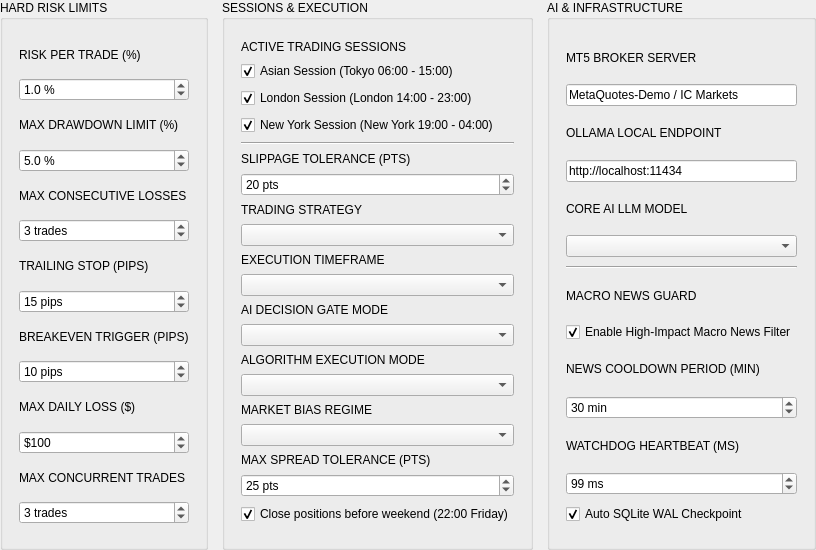
    <widget class="QWidget" name="scrollSettingsContent">
     <layout class="QHBoxLayout" name="horizontalLayout_settings">
      <property name="spacing"><number>14</number></property>
      <property name="leftMargin"><number>0</number></property>
      <property name="topMargin"><number>0</number></property>
      <property name="rightMargin"><number>0</number></property>
      <property name="bottomMargin"><number>0</number></property>

      
      <item>
       <widget class="QGroupBox" name="groupRiskLimits">
        <property name="title"><string>HARD RISK LIMITS</string></property>
        <layout class="QVBoxLayout" name="layoutRiskLimits">
         <property name="spacing"><number>9</number></property>
         <property name="leftMargin"><number>16</number></property>
         <property name="topMargin"><number>20</number></property>
         <property name="rightMargin"><number>16</number></property>
         <property name="bottomMargin"><number>16</number></property>

         <item>
          <widget class="QLabel"><property name="text"><string>RISK PER TRADE (%)</string></property><property name="class"><string>settingLabel</string></property></widget>
         </item>
         <item>
          <widget class="QDoubleSpinBox" name="spinRiskPerTrade">
           <property name="suffix"><string> %</string></property>
           <property name="singleStep"><double>0.1</double></property>
           <property name="value"><double>1.0</double></property>
           <property name="minimum"><double>0.1</double></property>
           <property name="maximum"><double>100.0</double></property>
          <property name="decimals"><number>1</number></property></widget>
         </item>

         <item>
          <widget class="QLabel"><property name="text"><string>MAX DRAWDOWN LIMIT (%)</string></property><property name="class"><string>settingLabel</string></property></widget>
         </item>
         <item>
          <widget class="QDoubleSpinBox" name="spinMaxDrawdown">
           <property name="suffix"><string> %</string></property>
           <property name="singleStep"><double>0.5</double></property>
           <property name="value"><double>5.0</double></property>
           <property name="minimum"><double>0.5</double></property>
           <property name="maximum"><double>100.0</double></property>
          <property name="decimals"><number>1</number></property></widget>
         </item>

         <item>
          <widget class="QLabel"><property name="text"><string>MAX CONSECUTIVE LOSSES</string></property><property name="class"><string>settingLabel</string></property></widget>
         </item>
         <item>
          <widget class="QSpinBox" name="spinMaxLosingStreak">
           <property name="suffix"><string> trades</string></property>
           <property name="value"><number>3</number></property>
           <property name="minimum"><number>1</number></property>
           <property name="maximum"><number>20</number></property>
          </widget>
         </item>

         <item>
          <widget class="QLabel"><property name="text"><string>TRAILING STOP (PIPS)</string></property><property name="class"><string>settingLabel</string></property></widget>
         </item>
         <item>
          <widget class="QSpinBox" name="spinTrailingPips">
           <property name="suffix"><string> pips</string></property>
           <property name="value"><number>15</number></property>
           <property name="minimum"><number>0</number></property>
           <property name="maximum"><number>500</number></property>
          </widget>
         </item>

         <item>
          <widget class="QLabel"><property name="text"><string>BREAKEVEN TRIGGER (PIPS)</string></property><property name="class"><string>settingLabel</string></property></widget>
         </item>
         <item>
          <widget class="QSpinBox" name="spinBreakevenPips">
           <property name="suffix"><string> pips</string></property>
           <property name="value"><number>10</number></property>
           <property name="minimum"><number>0</number></property>
           <property name="maximum"><number>500</number></property>
          </widget>
         </item>

         <item><widget class="QLabel"><property name="text"><string>MAX DAILY LOSS ($)</string></property><property name="class"><string>settingLabel</string></property></widget></item><item><widget class="QDoubleSpinBox" name="spinMaxDailyLoss"><property name="prefix"><string>$</string></property><property name="value"><number>500</number></property><property name="maximum"><number>50000</number></property><property name="minimum"><number>50</number></property><property name="decimals"><number>0</number></property></widget></item><item><widget class="QLabel"><property name="text"><string>MAX CONCURRENT TRADES</string></property><property name="class"><string>settingLabel</string></property></widget></item><item><widget class="QSpinBox" name="spinMaxOpenTrades"><property name="suffix"><string> trades</string></property><property name="value"><number>3</number></property><property name="minimum"><number>1</number></property><property name="maximum"><number>20</number></property></widget></item><item><spacer><property name="orientation"><enum>Qt::Vertical</enum></property></spacer></item>
        </layout>
       </widget>
      </item>

      
      <item>
       <widget class="QGroupBox" name="groupSessions">
        <property name="title"><string>SESSIONS &amp;&amp; EXECUTION</string></property>
        <layout class="QVBoxLayout" name="layoutSessions">
         <property name="spacing"><number>7</number></property>
         <property name="leftMargin"><number>16</number></property>
         <property name="topMargin"><number>20</number></property>
         <property name="rightMargin"><number>16</number></property>
         <property name="bottomMargin"><number>16</number></property>

         <item>
          <widget class="QLabel"><property name="text"><string>ACTIVE TRADING SESSIONS</string></property><property name="class"><string>settingLabel</string></property></widget>
         </item>
         <item>
          <widget class="QCheckBox" name="chkSessionAsian">
           <property name="text"><string>Asian Session (Tokyo 06:00 - 15:00)</string></property>
           <property name="checked"><bool>true</bool></property>
          </widget>
         </item>
         <item>
          <widget class="QCheckBox" name="chkSessionLondon">
           <property name="text"><string>London Session (London 14:00 - 23:00)</string></property>
           <property name="checked"><bool>true</bool></property>
          </widget>
         </item>
         <item>
          <widget class="QCheckBox" name="chkSessionNY">
           <property name="text"><string>New York Session (New York 19:00 - 04:00)</string></property>
           <property name="checked"><bool>true</bool></property>
          </widget>
         </item>

         <item>
          <widget class="QFrame">
           <property name="frameShape"><enum>QFrame::HLine</enum></property>
           <property name="frameShadow"><enum>QFrame::Sunken</enum></property>
          </widget>
         </item>

         <item>
          <widget class="QLabel"><property name="text"><string>SLIPPAGE TOLERANCE (PTS)</string></property><property name="class"><string>settingLabel</string></property></widget>
         </item>
         <item>
          <widget class="QSpinBox" name="spinSlippage">
           <property name="suffix"><string> pts</string></property>
           <property name="value"><number>20</number></property>
           <property name="minimum"><number>0</number></property>
           <property name="maximum"><number>200</number></property>
          </widget>
         </item>

         <item>
          <widget class="QLabel"><property name="text"><string>TRADING STRATEGY</string></property><property name="class"><string>settingLabel</string></property></widget>
         </item>
         <item>
          <widget class="QComboBox" name="comboStrategy" />
         </item>

         <item>
          <widget class="QLabel"><property name="text"><string>EXECUTION TIMEFRAME</string></property><property name="class"><string>settingLabel</string></property></widget>
         </item>
         <item>
          <widget class="QComboBox" name="comboTimeframe" />
         </item>

         <item>
          <widget class="QLabel"><property name="text"><string>AI DECISION GATE MODE</string></property><property name="class"><string>settingLabel</string></property></widget>
         </item>
         <item>
          <widget class="QComboBox" name="comboGateMode" />
         </item>

         <item>
          <widget class="QLabel"><property name="text"><string>ALGORITHM EXECUTION MODE</string></property><property name="class"><string>settingLabel</string></property></widget>
         </item>
         <item>
          <widget class="QComboBox" name="comboExecutionMode" />
         </item>

         <item>
          <widget class="QLabel"><property name="text"><string>MARKET BIAS REGIME</string></property><property name="class"><string>settingLabel</string></property></widget>
         </item>
         <item>
          <widget class="QComboBox" name="comboBias" />
         </item>

         <item><widget class="QLabel"><property name="text"><string>MAX SPREAD TOLERANCE (PTS)</string></property><property name="class"><string>settingLabel</string></property></widget></item><item><widget class="QSpinBox" name="spinMaxSpread"><property name="suffix"><string> pts</string></property><property name="value"><number>25</number></property><property name="minimum"><number>1</number></property><property name="maximum"><number>200</number></property></widget></item><item><widget class="QCheckBox" name="chkCloseFriday"><property name="text"><string>Close positions before weekend (22:00 Friday)</string></property><property name="checked"><bool>true</bool></property></widget></item><item><spacer><property name="orientation"><enum>Qt::Vertical</enum></property></spacer></item>
        </layout>
       </widget>
      </item>

      
      <item>
       <widget class="QGroupBox" name="groupInfrastructure">
        <property name="title"><string>AI &amp;&amp; INFRASTRUCTURE</string></property>
        <layout class="QVBoxLayout" name="layoutInfrastructure">
         <property name="spacing"><number>9</number></property>
         <property name="leftMargin"><number>16</number></property>
         <property name="topMargin"><number>20</number></property>
         <property name="rightMargin"><number>16</number></property>
         <property name="bottomMargin"><number>16</number></property>

         <item>
          <widget class="QLabel"><property name="text"><string>MT5 BROKER SERVER</string></property><property name="class"><string>settingLabel</string></property></widget>
         </item>
         <item>
          <widget class="QLineEdit" name="editMt5Server">
           <property name="text"><string>MetaQuotes-Demo / IC Markets</string></property>
           <property name="readOnly"><bool>true</bool></property>
          </widget>
         </item>

         <item>
          <widget class="QLabel"><property name="text"><string>OLLAMA LOCAL ENDPOINT</string></property><property name="class"><string>settingLabel</string></property></widget>
         </item>
         <item>
          <widget class="QLineEdit" name="editOllamaEndpoint">
           <property name="text"><string>http://localhost:11434</string></property>
          </widget>
         </item>

         <item>
          <widget class="QLabel"><property name="text"><string>CORE AI LLM MODEL</string></property><property name="class"><string>settingLabel</string></property></widget>
         </item>
         <item>
          <widget class="QComboBox" name="comboAIModel" />
         </item>

         <item>
          <widget class="QFrame">
           <property name="frameShape"><enum>QFrame::HLine</enum></property>
           <property name="frameShadow"><enum>QFrame::Sunken</enum></property>
          </widget>
         </item>

         <item>
          <widget class="QLabel"><property name="text"><string>MACRO NEWS GUARD</string></property><property name="class"><string>settingLabel</string></property></widget>
         </item>
         <item>
          <widget class="QCheckBox" name="chkNewsFilter">
           <property name="text"><string>Enable High-Impact Macro News Filter</string></property>
           <property name="checked"><bool>true</bool></property>
          </widget>
         </item>

         <item>
          <widget class="QLabel"><property name="text"><string>NEWS COOLDOWN PERIOD (MIN)</string></property><property name="class"><string>settingLabel</string></property></widget>
         </item>
         <item>
          <widget class="QSpinBox" name="spinNewsPause">
           <property name="suffix"><string> min</string></property>
           <property name="value"><number>30</number></property>
           <property name="minimum"><number>5</number></property>
           <property name="maximum"><number>180</number></property>
          </widget>
         </item>

         <item><widget class="QLabel"><property name="text"><string>WATCHDOG HEARTBEAT (MS)</string></property><property name="class"><string>settingLabel</string></property></widget></item><item><widget class="QSpinBox" name="spinHeartbeat"><property name="suffix"><string> ms</string></property><property name="value"><number>500</number></property><property name="minimum"><number>50</number></property><property name="maximum"><number>5000</number></property></widget></item><item><widget class="QCheckBox" name="chkAutoWal"><property name="text"><string>Auto SQLite WAL Checkpoint</string></property><property name="checked"><bool>true</bool></property></widget></item><item><spacer><property name="orientation"><enum>Qt::Vertical</enum></property></spacer></item>
        </layout>
       </widget>
      </item>

     </layout>
    </widget>
